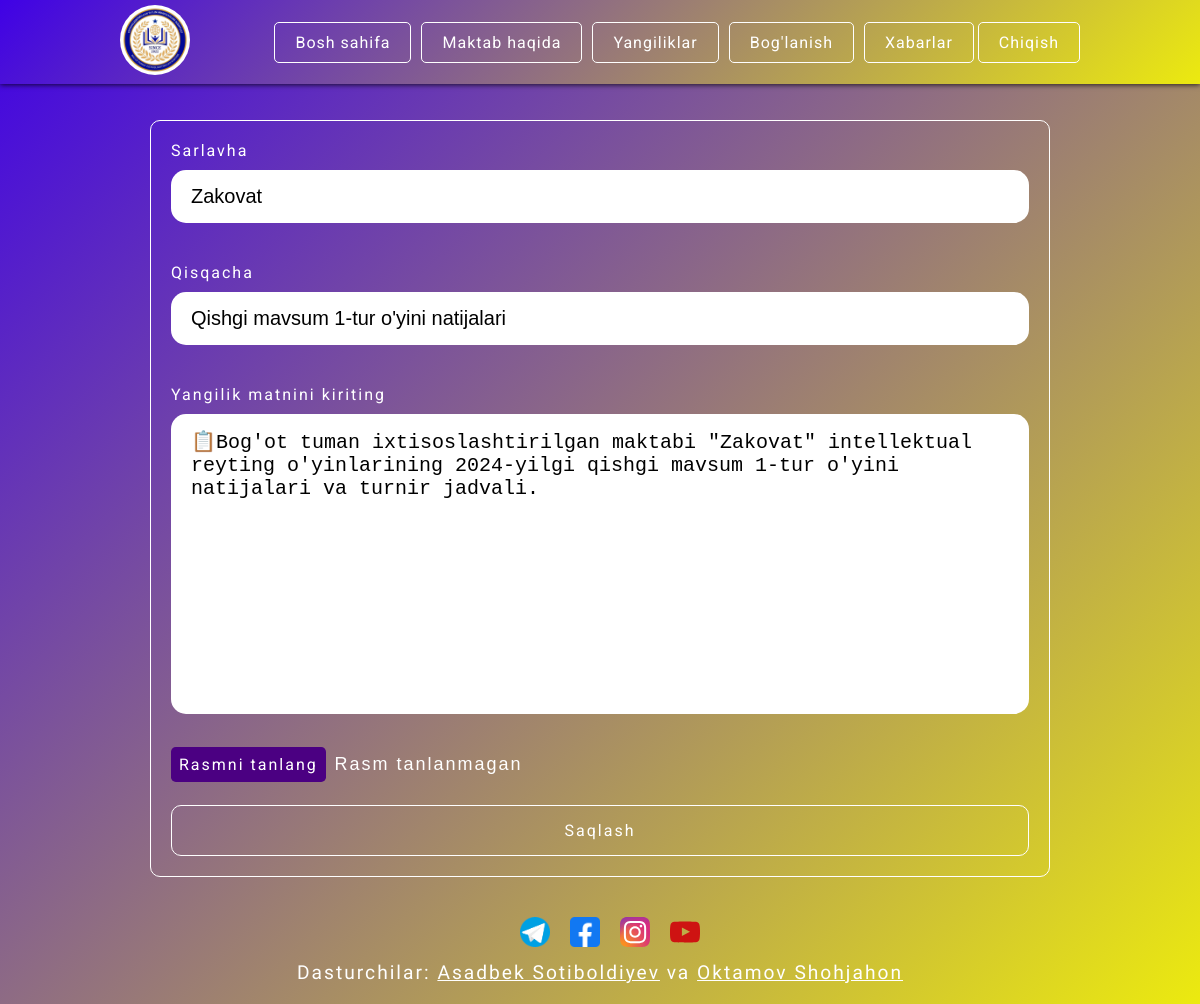
The page /article/23/edit (signed in) on the database its author committed.
### blog/models.py (models this page shows, shortened)
class Article(models.Model):
	title=models.CharField(max_length=250)
	description=models.CharField(max_length=300,null=True,blank=True)
	body=models.TextField()
	image=models.ImageField(upload_to='article_images',blank=True,null=True)
	date=models.DateTimeField(auto_now_add=True)

### blog/views.py (the view, shortened to what this page needs)
# urls.py: path('article/<int:article_id>/edit',ArticleEditView,name='ArticleEditPage'),
def ArticleEditView(request,article_id):
	if not request.user.is_superuser:
		return render(request,'403.html')
	article=get_object_or_404(Article, id=article_id)
	return render(request,'blog/ArticleEdit.html',{'article':article})

### templates/blog/ArticleEdit.html (shortened to what this page needs)
{% extends "base.html" %}
{% block content %}
<div class="container">
  <section class="contact add-article" id="contact">
    <div class="form-container">
      <form class="contact-form" method="POST" enctype="multipart/form-data">
        <div class="contact-inputs">
          <label for="title">Sarlavha</label>
          <input type="text" name="title" id="title" value='{{ article.title }}' required />
        </div>
        <div class="contact-inputs">
          <label for="description">Qisqacha</label>
          <input type="text" name="description" id="description" value='{{ article.description }}' required />
        </div>
        <div class="contact-inputs">
          <label for="body">Yangilik matnini kiriting</label>
          <textarea name="body" id="body" required>{{ article.body }}</textarea>
        </div>
        <div class="contact-input">
          <label for="actual-btn" class="custom-upload"
            >Rasmni tanlang</label
          >
          <span
            id="file-chosen"
            style="
              color: #fff;
              font-family: 'Gill Sans', 'Gill Sans MT', Calibri,
                'Trebuchet MS', sans-serif;
              font-size: 18px;
              letter-spacing: 2px;
            "
            >Rasm tanlanmagan</span
          >
        </div>
        <button
          type="submit"
          style="margin-top: 30px; font-size: 16px; letter-spacing: 2px"
        >
          Saqlash
        </button>
      </form>
    </div>
  </section>
</div>
{% endblock content %}

### static/css/shared.css (style rules this page uses)
* { margin: 0; padding: 0; box-sizing: border-box; scroll-behavior: smooth; }
body { width: 100%; height: 100%; background: linear-gradient(315deg, #ecea0f, #3f01e6); font-family: "Roboto", sans-serif; }
.container { width: 80%; margin: 0 auto; }

### static/css/style.css (style rules this page uses)
.contact { display: flex; justify-content: center; flex-direction: column; }
.contact form { box-sizing: border-box; margin: 50px 30px 30px 30px; display: flex; margin-top: 50px; border: 1px solid #fff; padding: 20px; border-radius: 10px; width: 100%; display: flex; flex-direction: column; }
.contact-inputs { display: flex; flex-direction: column; margin-bottom: 40px; }
.contact form label { color: #fff; margin-bottom: 10px; font-family: "Roboto", sans-serif; letter-spacing: 2px; }
.contact form input, .contact form textarea { outline: none; padding: 15px 20px; width: 100%; border: none; border-radius: 15px; font-size: 20px; }
.contact .form-container { display: flex; justify-content: center; }
.contact form textarea { height: 300px; resize: none; }
.contact form button { border: 1px solid #fff; background-color: transparent; color: #fff; padding: 15px; border-radius: 10px; font-family: "Roboto", sans-serif; transition: 0.3s all ease 0s; }

### static/css/admin.css (style rules this page uses)
.add-article { margin-top: 70px; }
.custom-upload { background-color: indigo; color: white; padding: 0.5rem; font-family: sans-serif; border-radius: 0.3rem; cursor: pointer; margin-top: 1rem; }
#file-chosen { margin-left: 0.3rem; font-family: sans-serif; }

### rows shown on the page
Article: title "Zakovat", description "Qishgi mavsum 1-tur o'yini natijalari", body "📋Bog'ot tuman ixtisoslashtirilgan maktabi \"Zakovat\" intellektual reyting o'yinlarining 2024-yilgi qishgi mavsum 1-tur o'yini natijalari va turnir jadvali."
